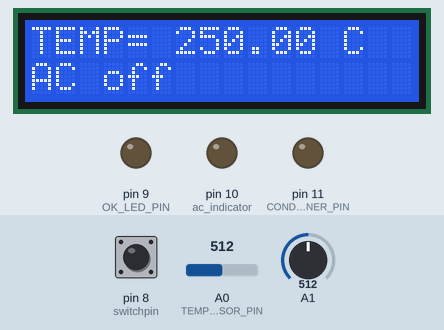
A sketch run on a simulated Arduino Uno, built with avr-gcc and run on an emulated ATmega328P. Shown: 16×2 character LCD, output pins drawn as LEDs (lit = HIGH). The test bench sets the inputs (shaded band); at power-on: pin 8 (switchpin) LOW, A0 (TEMP_SENSOR_PIN) = 512, A1 = 512. What the sketch prints to the serial monitor is not drawn.

Above: at 1.2 s.
1.3 s: pin 8 (switchpin) pulled HIGH for 0.6 s
At 2.5 s:
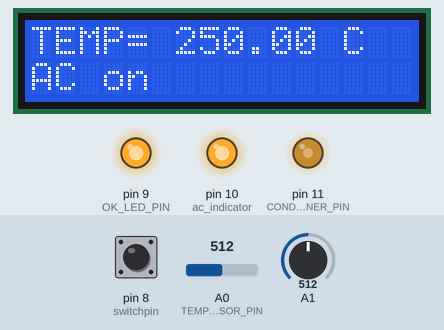
4.1 s: A0 (TEMP_SENSOR_PIN) set to 215
At 5.2 s:
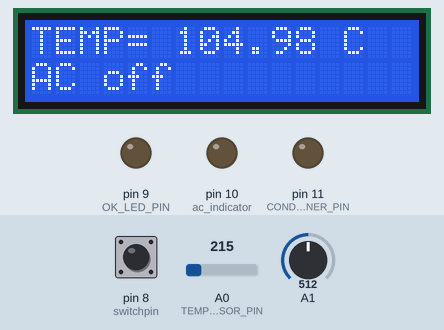
5.6 s: A0 (TEMP_SENSOR_PIN) set to 197
At 6.7 s:
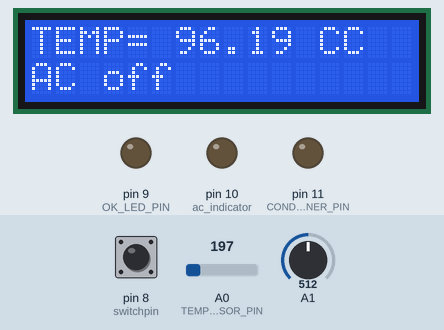
7.2 s: pin 8 (switchpin) pulled HIGH for 1 s
At 8.6 s:
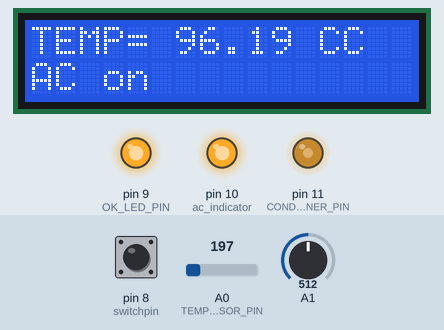
10.4 s: A0 (TEMP_SENSOR_PIN) set to 22
At 11.6 s:
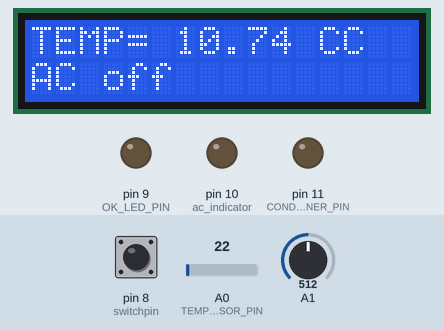
11.9 s: A0 (TEMP_SENSOR_PIN) set to 19
At 13.1 s:
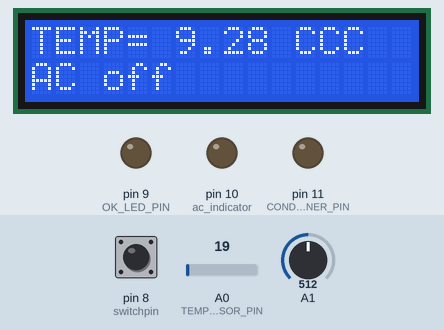
Timing chart, 0 to 14.4 s (numbered marks = the images above; inputs shaded):
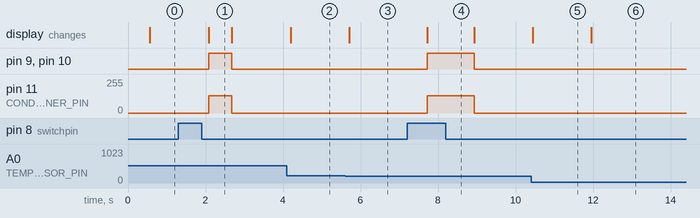

Measured:
- the behaviour switches between 205 and 204 on A0 (TEMP_SENSOR_PIN) (found by bisection; images 2 and 3)
- the behaviour switches between 21 and 20 on A0 (TEMP_SENSOR_PIN) (found by bisection; images 5 and 6)
- after the input at 1.3 s, pin 9 (OK_LED_PIN), pin 10 (ac_indicator): LOW → HIGH after 0.78 s, → LOW 0.60 s later; pin 11 (CONDITIONER_PIN): 0/255 → 128/255 after 0.78 s, → 0/255 0.60 s later; the display: changes after 0.78 s (image 1)
- after the input at 4.1 s, the display: changes after 0.10 s (image 2)
- after the input at 5.6 s, the display: changes after 0.11 s (image 3)
- after the input at 7.2 s, pin 9 (OK_LED_PIN), pin 10 (ac_indicator): LOW → HIGH after 0.52 s, → LOW 1.2 s later; pin 11 (CONDITIONER_PIN): 0/255 → 128/255 after 0.52 s, → 0/255 1.2 s later; the display: changes after 0.52 s (image 4)
- after the input at 10.4 s, the display: changes after 0.05 s (image 5)
- after the input at 11.9 s, the display: changes after 0.06 s (image 6)

The sketch:

magnificent_wluff1.ino
```cpp
#include <LiquidCrystal.h>

LiquidCrystal lcd(7,6,5,4,3,2);   //defining lcd pins

int value=0; //initializing variables
float volts=0.0;
float temp=0.0;

int output=0;

int ac_control;
int switch_now=0;
int low=0;

#define ac_indicator 10
#define TEMP_MIN  16
#define CONDITIONER_PIN   11
#define OK_LED_PIN    	9
#define TEMP_SENSOR_PIN	A0
#define POTENTIOMETER A1
#define switchpin 8

void setup()
{
  pinMode(ac_indicator,OUTPUT);
  pinMode(switchpin, INPUT);
  pinMode(CONDITIONER_PIN,OUTPUT);
  pinMode(OK_LED_PIN,OUTPUT);
  pinMode(ac_control,INPUT);
  pinMode(TEMP_SENSOR_PIN,INPUT);      //setting arduino pin3 as input
  Serial.begin(9600);   // opens serial port, sets data rate to 9600 bps
  lcd.begin(16,2);      // set up the LCD's number of columns and rows
}

void loop()
{
  switch_now = digitalRead(switchpin);
  ac_control = analogRead(A1);
  value=analogRead(A0);			  //read from A0
  volts=(value/1024.0)*5.0;      //conversion to volts
  temp= volts*100.0;             //conversion to temp Celsius


  Serial.print("temperature= ");
  Serial.println(temp);
  lcd.setCursor(0,0);
  lcd.print("TEMP= ");
  lcd.print(temp);
  lcd.print(" C");
  lcd.setCursor(0,1);

  delay(500);
  if( switch_now==HIGH)
  {

    lcd.print("AC on ");
    if (temp > TEMP_MIN)
    {
    digitalWrite(OK_LED_PIN, HIGH);
    digitalWrite(ac_indicator,HIGH);
    output = (ac_control)/4;
    Serial.println(output);
    analogWrite(CONDITIONER_PIN, output);
    delay(100);

	} else {
        digitalWrite(ac_indicator,LOW);
        digitalWrite(CONDITIONER_PIN, LOW);
        digitalWrite(OK_LED_PIN, HIGH);
	}
  }
  else{
    digitalWrite(ac_indicator,LOW);
    digitalWrite(OK_LED_PIN, LOW);
    analogWrite(CONDITIONER_PIN, low);
    lcd.print("AC off");
  }
}
```
